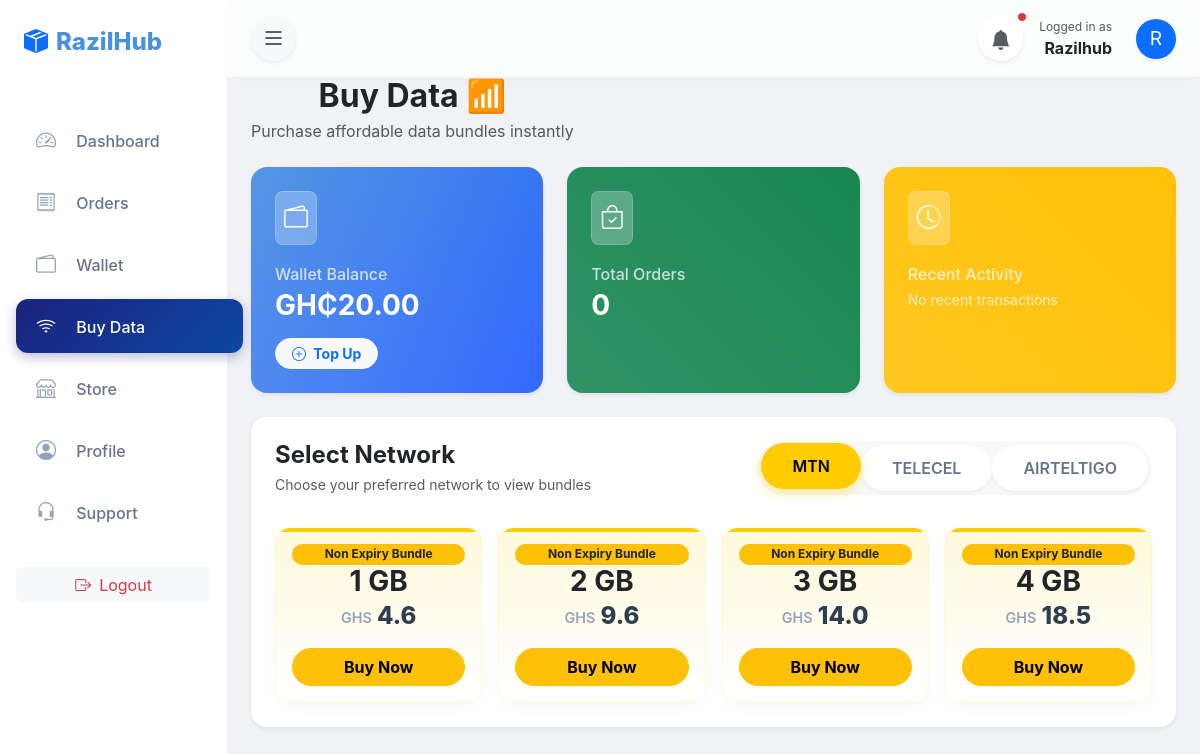
The app's page /buy_data (signed in) with its own data.
### app.py (models this page shows)
class User(UserMixin, db.Model):
    id = db.Column(db.Integer, primary_key=True)
    first_name = db.Column(db.String(100))
    last_name = db.Column(db.String(100))
    username = db.Column(db.String(50), unique=True)
    email = db.Column(db.String(120), unique=True)
    mobile = db.Column(db.String(20))
    password = db.Column(db.String(200))
    balance = db.Column(db.Float, default=0.0)
    is_admin = db.Column(db.Boolean, default=False)
    is_suspended = db.Column(db.Boolean, default=False) # New field for suspension

class DataPlan(db.Model):
    id = db.Column(db.Integer, primary_key=True)
    network = db.Column(db.String(20), nullable=False) # MTN, TELECEL, AIRTELTIGO
    plan_size = db.Column(db.String(20), nullable=False) # e.g. "1 GB"
    cost_price = db.Column(db.Float, nullable=False, default=0.0) # Depot Price (Cost)
    selling_price = db.Column(db.Float, nullable=False, default=0.0) # Site Price (Revenue)
    display_order = db.Column(db.Integer, default=0)
    status = db.Column(db.String(20), default='Active') # Active, Inactive

### app.py (the view)
@app.route("/buy_data")
@login_required
def buy_data():
    plans = DataPlan.query.filter_by(status='Active').order_by(DataPlan.display_order).all()
    data_bundles = {
        "MTN": [],
        "TELECEL": [],
        "AIRTELTIGO": []
    }
    for plan in plans:
        if plan.network in data_bundles:
            data_bundles[plan.network].append(plan)
    return render_template("buy_data.html", data_bundles=data_bundles, balance=current_user.balance)

### app.py (called while the page is built, shortened)
@app.context_processor
def inject_site_notice():
    notice_setting = SiteSetting.query.filter_by(key='site_notice').first()
    return dict(site_notice=notice_setting.value if notice_setting else None)

@app.context_processor
def inject_admin_stats():
    return dict(pending_withdrawals_count=0, pending_notifications=[])

@login_manager.user_loader
def load_user(user_id):
    return User.query.get(int(user_id))

### templates/buy_data.html (shortened to what this page needs)
{% extends 'dashboard_layout.html' %}
{% block content %}
<div class="d-flex align-items-end justify-content-between mb-4">
    <div>
        <h2 class="fw-bold text-dark mb-1">Buy Data 📶</h2>
        <p class="text-muted mb-0">Purchase affordable data bundles instantly</p>
    </div>
</div>
<div class="row g-4 mb-4">
    <div class="col-md-4">
        <div class="card stat-card bg-gradient-primary text-white h-100 border-0 shadow-sm rounded-4">
            <div class="card-body p-4">
                <div class="d-flex justify-content-between align-items-start mb-4">
                    <div class="p-2 bg-white bg-opacity-25 rounded-3">
                        <i class="bi bi-wallet2 fs-4 text-white"></i>
                    </div>
                </div>
                <h6 class="card-subtitle text-white text-opacity-75 mb-1">Wallet Balance</h6>
                <h3 class="fw-bold mb-0">GH₵{{ "{:,.2f}".format(balance) }}</h3>
                <a href="{{ url_for('wallet') }}"
                    class="btn btn-sm btn-light text-primary rounded-pill mt-3 px-3 fw-bold">
                    <i class="bi bi-plus-circle me-1"></i> Top Up
                </a>
            </div>
        </div>
    </div>
    <div class="col-md-4">
        <div class="card stat-card bg-success text-white h-100 border-0 shadow-sm rounded-4">
            <div class="card-body p-4">
                <div class="d-flex justify-content-between align-items-start mb-4">
                    <div class="p-2 bg-white bg-opacity-25 rounded-3">
                        <i class="bi bi-bag-check fs-4 text-white"></i>
                    </div>
                </div>
                <h6 class="card-subtitle text-white text-opacity-75 mb-1">Total Orders</h6>
                <h3 class="fw-bold mb-0">{{ transactions|length }}</h3>
            </div>
        </div>
    </div>
    <div class="col-md-4">
        <div class="card stat-card bg-warning text-white h-100 border-0 shadow-sm rounded-4">
            <div class="card-body p-4">
                <div class="d-flex justify-content-between align-items-start mb-4">
                    <div class="p-2 bg-white bg-opacity-25 rounded-3">
                        <i class="bi bi-clock-history fs-4 text-white"></i>
                    </div>
                </div>
                <h6 class="card-subtitle text-white text-opacity-75 mb-1">Recent Activity</h6>
                {% if transactions %}
                <p class="text-white text-opacity-90 small mb-0">{{ transactions[0].description or 'Latest transaction'
                    }}</p>
                {% else %}
                <p class="text-white text-opacity-75 small mb-0">No recent transactions</p>
                {% endif %}
            </div>
        </div>
    </div>
</div>
<div class="card border-0 bg-white shadow-sm p-4 rounded-4">
    <div class="d-flex flex-column flex-md-row align-items-md-center justify-content-between mb-4 gap-3">
        <div>
            <h4 class="fw-bold text-dark mb-1">Select Network</h4>
            <p class="text-muted small mb-0">Choose your preferred network to view bundles</p>
        </div>
        <ul class="nav nav-pills network-tabs bg-light rounded-pill p-1 d-inline-flex" role="tablist">
            <li class="nav-item">
                <button class="nav-link active mtn-tab" data-bs-toggle="pill" data-bs-target="#mtn">MTN</button>
            </li>
            <li class="nav-item">
                <button class="nav-link telecel-tab" data-bs-toggle="pill" data-bs-target="#telecel">TELECEL</button>
            </li>
            <li class="nav-item">
                <button class="nav-link airteltigo-tab" data-bs-toggle="pill"
                    data-bs-target="#airteltigo">AIRTELTIGO</button>
            </li>
        </ul>
    </div>
    <div class="tab-content mt-2">
        <div class="tab-pane fade show active" id="mtn">
            <div class="row g-3">
                {% for plan in data_bundles["MTN"] %}
                <div class="col-6 col-md-4 col-lg-3">
                    <div class="package-card mtn p-3 h-100 d-flex flex-column text-center">
                        <span class="badge bg-warning text-dark rounded-pill px-3">Non Expiry Bundle</span>
                        <h3 class="fw-bold text-dark mb-1">{{ plan.plan_size }}</h3>
                        <h5 class="price-tag mb-0">
                            <span class="price-currency">GHS</span> {{ plan.selling_price }}
                        </h5>
                        <div class="mt-3 pt-3 border-top border-light mt-auto">
                            <button class="btn btn-warning w-100 fw-bold rounded-pill"
                                onclick="alert('Feature coming soon!')">Buy Now</button>
                        </div>
                    </div>
                </div>
                {% endfor %}
            </div>
        </div>
    </div>
</div>
{% endblock %}

### templates/dashboard_layout.html (shortened to what this page needs)
<!DOCTYPE html>
<html lang="en">
<head>
    <link href="https://cdn.jsdelivr.net/npm/bootstrap@5.3.0/dist/css/bootstrap.min.css" rel="stylesheet">
    <link rel="stylesheet" href="https://cdn.jsdelivr.net/npm/bootstrap-icons@1.10.0/font/bootstrap-icons.css">
    <link rel="stylesheet" href="{{ url_for('static', filename='css/style.css') }}">
</head>
<body>
    <div class="d-flex" id="wrapper">
        <div class="border-0 shadow-none bg-white" id="sidebar-wrapper">
            <div class="sidebar-heading border-bottom border-light">
                <div class="d-flex align-items-center gap-2">
                    <i class="bi bi-box-seam-fill fs-4 text-primary"></i>
                    <span>RazilHub</span>
                </div>
            </div>
            <div class="list-group list-group-flush py-4">
                <a href="{{ url_for('dashboard') }}"
                    class="list-group-item list-group-item-action {% if request.endpoint == 'dashboard' %}active{% endif %}">
                    <i class="bi bi-speedometer2 me-3 fs-5"></i> Dashboard
                </a>
                <a href="{{ url_for('orders') }}"
                    class="list-group-item list-group-item-action {% if request.endpoint == 'orders' %}active{% endif %}">
                    <i class="bi bi-receipt me-3 fs-5"></i> Orders
                </a>
                <a href="{{ url_for('wallet') }}"
                    class="list-group-item list-group-item-action {% if request.endpoint == 'wallet' %}active{% endif %}">
                    <i class="bi bi-wallet2 me-3 fs-5"></i> Wallet
                </a>
                <a href="{{ url_for('buy_data') }}"
                    class="list-group-item list-group-item-action {% if request.endpoint == 'buy_data' %}active{% endif %}">
                    <i class="bi bi-wifi me-3 fs-5"></i> Buy Data
                </a>
                <a href="{{ url_for('store') }}"
                    class="list-group-item list-group-item-action {% if request.endpoint == 'store' or 'store' in request.endpoint %}active{% endif %}">
                    <i class="bi bi-shop me-3 fs-5"></i> Store
                </a>
                <a href="{{ url_for('profile') }}"
                    class="list-group-item list-group-item-action {% if request.endpoint == 'profile' %}active{% endif %}">
                    <i class="bi bi-person-circle me-3 fs-5"></i> Profile
                </a>
                <a href="{{ url_for('support') }}"
                    class="list-group-item list-group-item-action {% if request.endpoint == 'support' %}active{% endif %}">
                    <i class="bi bi-headset me-3 fs-5"></i> Support
                </a>
                <div class="mt-auto pt-4 px-3">
                    <a href="{{ url_for('logout') }}"
                        class="btn btn-light text-danger border-0 w-100 d-flex align-items-center justify-content-center gap-2 hover-danger">
                        <i class="bi bi-box-arrow-right"></i> Logout
                    </a>
                </div>
            </div>
        </div>
        <div id="page-content-wrapper">
            <nav class="navbar navbar-expand-lg navbar-light border-0 px-4 py-3">
                <div class="container-fluid p-0">
                    <button
                        class="btn btn-light shadow-sm border-0 d-flex align-items-center justify-content-center rounded-circle"
                        id="sidebarToggle" style="width: 45px; height: 45px;">
                        <i class="bi bi-list fs-4 text-dark"></i>
                    </button>
                    <div class="ms-auto d-flex align-items-center gap-3">
                        <div class="dropdown">
                            <button class="btn btn-white position-relative rounded-circle p-2 shadow-sm" type="button"
                                id="notificationDropdown" data-bs-toggle="dropdown" aria-expanded="false"
                                style="width: 45px; height: 45px; background: white;">
                                <i class="bi bi-bell-fill text-muted fs-5"></i>
                                {% set show_badge = False %}
                                {% if site_notice %}
                                {% if not current_user.last_read_notice_timestamp or (site_notice_timestamp and
                                current_user.last_read_notice_timestamp < site_notice_timestamp) %} {% set
                                    show_badge=True %} {% endif %} {% endif %} {% if show_badge %} <span
                                    id="notificationBadge"
                                    class="position-absolute top-0 start-100 translate-middle p-1 bg-danger border border-light rounded-circle">
                                    </span>
                                    {% endif %}
                            </button>
                        </div>
                        <div class="d-none d-md-block text-end me-2">
                            <small class="text-muted d-block" style="font-size: 0.75rem;">Logged in as</small>
                            <span class="fw-bold text-dark">{{ current_user.username }}</span>
                        </div>
                        <div class="rounded-circle bg-primary text-white d-flex align-items-center justify-content-center shadow-sm"
                            style="width: 40px; height: 40px; font-size: 1.2rem;">
                            {{ current_user.username[0] | upper }}
                        </div>
                    </div>
                </div>
            </nav>
            <div class="container-fluid px-4 pb-5">
                <div class="fade-in">
                    {% block content %}{% endblock %}
                </div>
            </div>
        </div>
    </div>
</body>
</html>

### static/css/style.css (style rules this page uses)
:root { --primary-color: #4a90e2; --secondary-color: #8c9eff; --success-color: #00c853; --warning-color: #ffd600; --danger-color: #ff3d00; --dark-color: #2c3e50; --light-color: #f8f9fa; --card-bg: #ffffff; --body-bg: #f0f2f5; --sidebar-width: 280px; --border-radius: 16px; --box-shadow: 0 10px 30px rgba(0, 0, 0, 0.05); --transition: all 0.3s cubic-bezier(0.4, 0, 0.2, 1); }
body { margin: 0; padding: 0; font-family: 'Inter', "Segoe UI", Arial, sans-serif; background-color: var(--body-bg); color: var(--dark-color); }
h2 { text-align: center; margin-bottom: 30px; font-weight: 700; color: var(--dark-color); }
.card { border: none; border-radius: var(--border-radius); box-shadow: var(--box-shadow); transition: var(--transition); background: var(--card-bg); overflow: hidden; }
.stat-card { border: none; border-radius: var(--border-radius); overflow: hidden; position: relative; }
.stat-card .card-body { position: relative; z-index: 2; }
.stat-card::before { content: ''; position: absolute; top: 0; right: 0; bottom: 0; left: 0; background: linear-gradient(45deg, rgba(255, 255, 255, 0.1), rgba(255, 255, 255, 0)); z-index: 1; }
.stat-card .bg-opacity-25, .stat-card .badge { backdrop-filter: blur(8px); -webkit-backdrop-filter: blur(8px); border: 1px solid rgba(255, 255, 255, 0.2); }
.network-tabs .nav-link { font-weight: 600; border-radius: 50px; padding: 10px 30px; color: #64748b; border: 1px solid transparent; transition: var(--transition); background: white; box-shadow: 0 2px 4px rgba(0, 0, 0, 0.05); }
.network-tabs .nav-link.mtn-tab.active { background: #ffcc00; color: #000; box-shadow: 0 4px 12px rgba(255, 204, 0, 0.4); transform: translateY(-2px); }
.bg-gradient-primary { background: linear-gradient(135deg, var(--primary-color) 0%, #2962ff 100%); }
.package-card { border: none; border-radius: var(--border-radius); transition: all 0.4s cubic-bezier(0.175, 0.885, 0.32, 1.275); background: white; position: relative; overflow: hidden; border: 1px solid rgba(0, 0, 0, 0.03); box-shadow: 0 4px 20px rgba(0, 0, 0, 0.03); }
.package-card .price-tag { font-size: 1.5rem; font-weight: 800; color: var(--dark-color); }
.package-card .price-currency { font-size: 0.9rem; font-weight: 600; color: #94a3b8; vertical-align: middle; }
.package-card.mtn { background: linear-gradient(180deg, #fff9db 0%, #fff 100%); border: 1px solid rgba(255, 204, 0, 0.1); }
.package-card.mtn::before { content: ''; position: absolute; top: 0; left: 0; width: 100%; height: 4px; background: #ffcc00; }
#wrapper { overflow-x: hidden; transition: var(--transition); }
#sidebar-wrapper { min-height: 100vh; margin-left: -15rem; transition: margin .25s ease-out; width: var(--sidebar-width); }
#sidebar-wrapper .sidebar-heading { padding: 1.5rem; font-size: 1.5rem; font-weight: 800; color: var(--primary-color); }
@media (min-width: 768px) { #sidebar-wrapper { margin-left: 0; } }
@media (min-width: 768px) { #page-content-wrapper { min-width: 0; width: 100%; } }
#sidebar-wrapper .list-group-item { background-color: transparent; color: #64748b; border: none; font-weight: 500; margin: 4px 16px; border-radius: 12px; padding: 12px 20px; transition: var(--transition); }
#sidebar-wrapper .list-group-item.active { background: linear-gradient(135deg, #1a237e 0%, #0d47a1 100%); color: white; box-shadow: 0 4px 12px rgba(26, 35, 126, 0.3); }
#sidebar-wrapper .list-group-item.active i { color: white; }
#sidebar-wrapper .list-group-item i { color: #94a3b8; transition: var(--transition); }
.fade-in { animation: fadeIn 0.6s ease-out forwards; }
.navbar { background: rgba(255, 255, 255, 0.8) !important; backdrop-filter: blur(12px); box-shadow: 0 2px 20px rgba(0, 0, 0, 0.02); position: relative; z-index: 1050; }

### records on screen
User: username "Razilhub", username "R", balance "20.00"
DataPlan: plan_size "1 GB", selling_price "4.6"
DataPlan: plan_size "2 GB", selling_price "9.6"
DataPlan: plan_size "3 GB", selling_price "14.0"
DataPlan: plan_size "4 GB", selling_price "18.5"

### other values on screen
{{ transactions|length }} "0"
